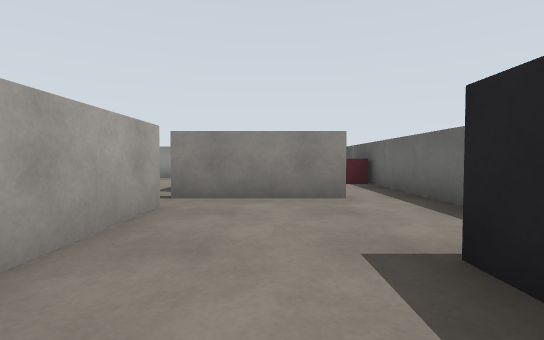
[1] (above)

15 first-person views from a walk through a robot-simulator world made for Gazebo. The camera is 0.29 m above the floor, tilts 2° down and sees 85° across. The floor is counted in squares, 0.5 m on a side. Each view is taken from the middle of a square. On the plan, view 1 faces up. The plan holds only what a view shows up to about 9 squares ahead; the rest is blank.

[2]
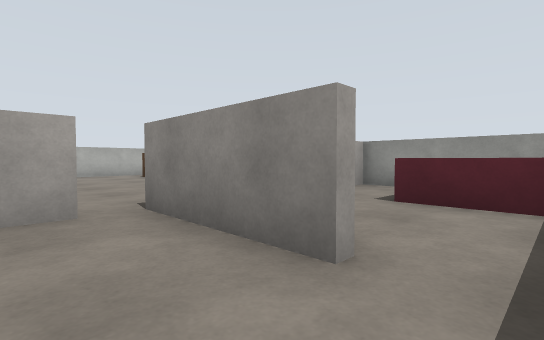

[3]
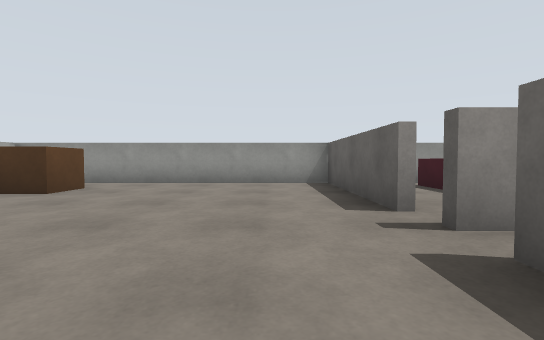

[4]
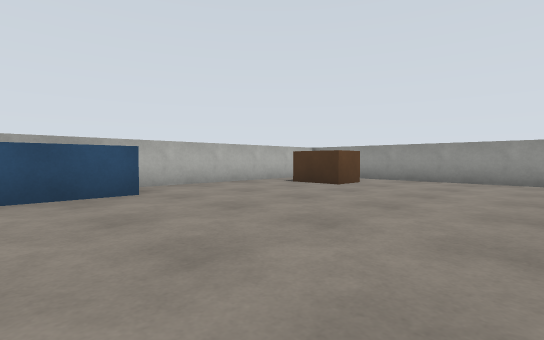

[5]
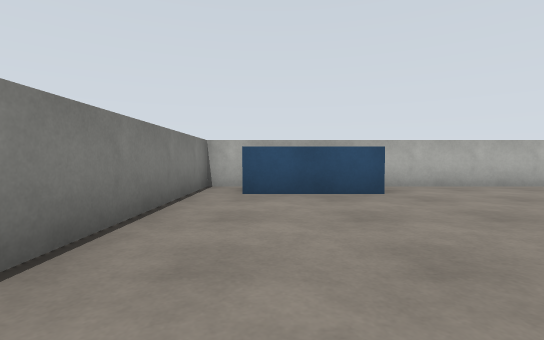

[6]
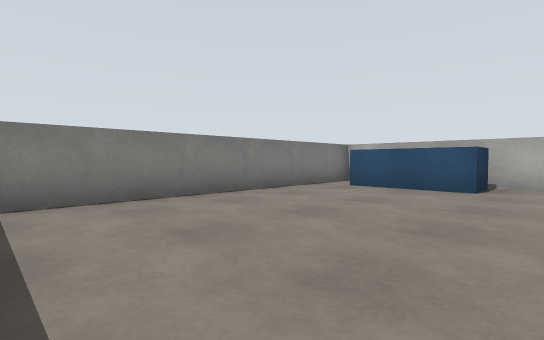

[7]
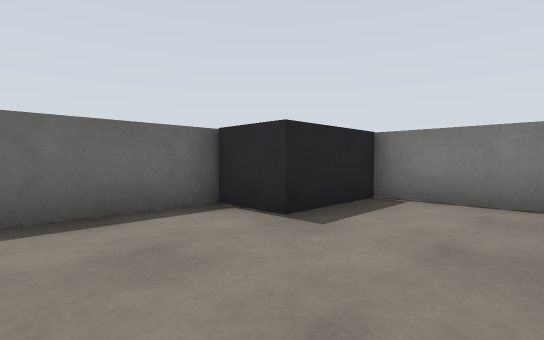

[8]
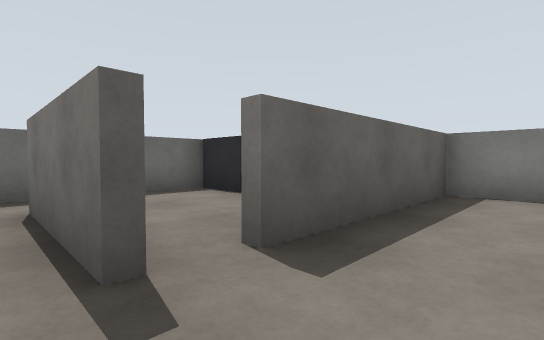

[9]
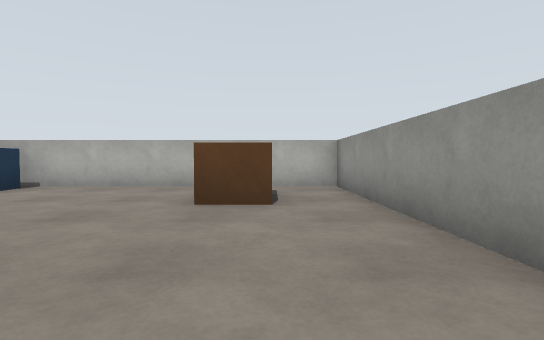

[10]
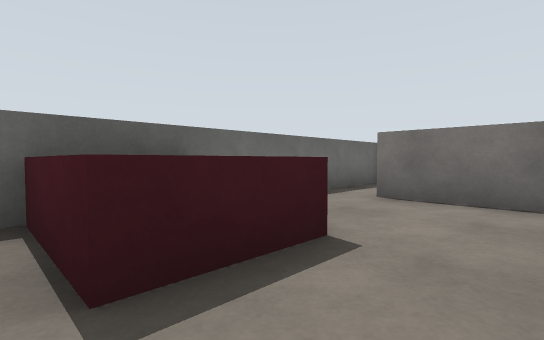

[11]
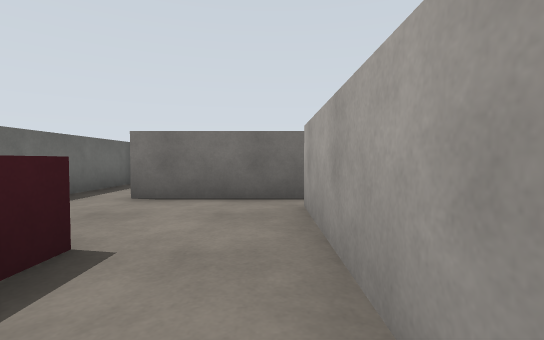

[12]
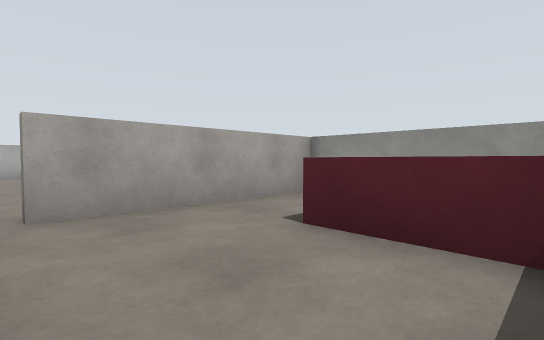

[13]
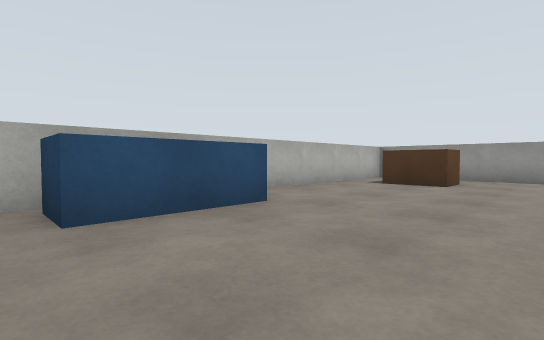

[14]
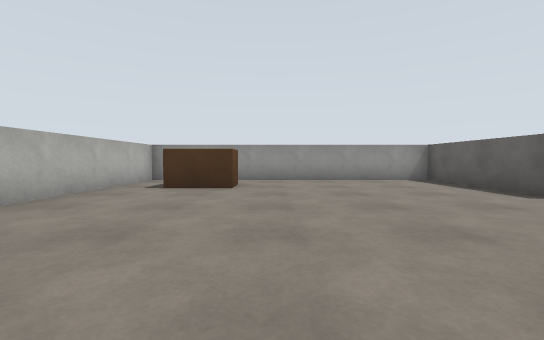

[15]
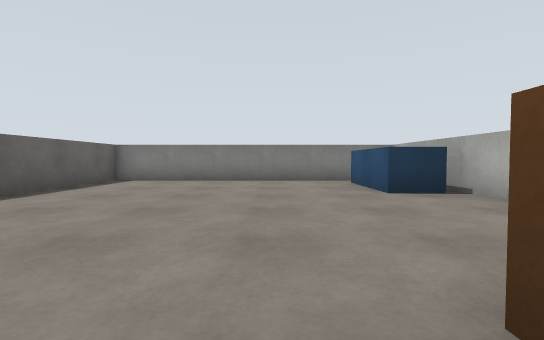

### Floor plan
Ten units are one square. View 1 is at (0, 0); x grows to the right and y downward. Boxes are objects, and circles mark ways between rooms. Rooms are numbered by the first view taken in them; rooms with no view inside come last. Other rooms are left out.
<svg viewBox="-100 -100 130 110">
<path fill="none" stroke="#000" d="M-14 -38 -14 -15M24 -16 24 -46M-9 4 12 4M11 -44 -15 -44M-16 -52 -16 -95M-94 -6 -94 4 -16 4 -16 -38M-20 -94 -94 -94 -94 -28M19 -94 -20 -94M24 -46 24 -91M-14 -95 -14 -52M-16 -46 11 -46"/>
<rect x="5" y="-15" width="20" height="20" fill="#bbb"><title>counter</title></rect>
<rect x="-95" y="-35" width="20" height="30" fill="#bbb"><title>blue box</title></rect>
<rect x="-85" y="-85" width="20" height="20" fill="#bbb"><title>brown box</title></rect>
<rect x="5" y="-85" width="20" height="20" fill="#bbb"><title>red box</title></rect>
<circle cx="-20" cy="-40" r="3" fill="#2a7"/>
<circle cx="20" cy="-50" r="3" fill="#2a7"/>
<text x="0" y="-20">1</text>
<text x="-60" y="-50">2</text>
<text x="10" y="-70">3</text>
</svg>
Room 1 opens to room 2. Room 1 opens to room 3.

Where each view was taken, in squares from view 1:
view 1: 0 up, 0 right, facing up
view 2: 3 up, 2 right, facing up-left
view 3: 2 up, 3 left, facing up
view 4: 1 up, 3 left, facing up-left
view 5: 1 up, 3 left, facing left
view 6: 4 up, 2 left, facing down-left
view 7: 4 up, 1 left, facing down-right
view 8: 5 up, 3 left, facing down-right
view 9: 8 up, 3 left, facing left
view 10: 9 up, 1 left, facing down-right
view 11: 9 up, 1 left, facing down
view 12: 5 up, 2 right, facing up-left
view 13: 0 up, 5 left, facing up-left
view 14: 1 up, 6 left, facing up
view 15: 8 up, 6 left, facing down
